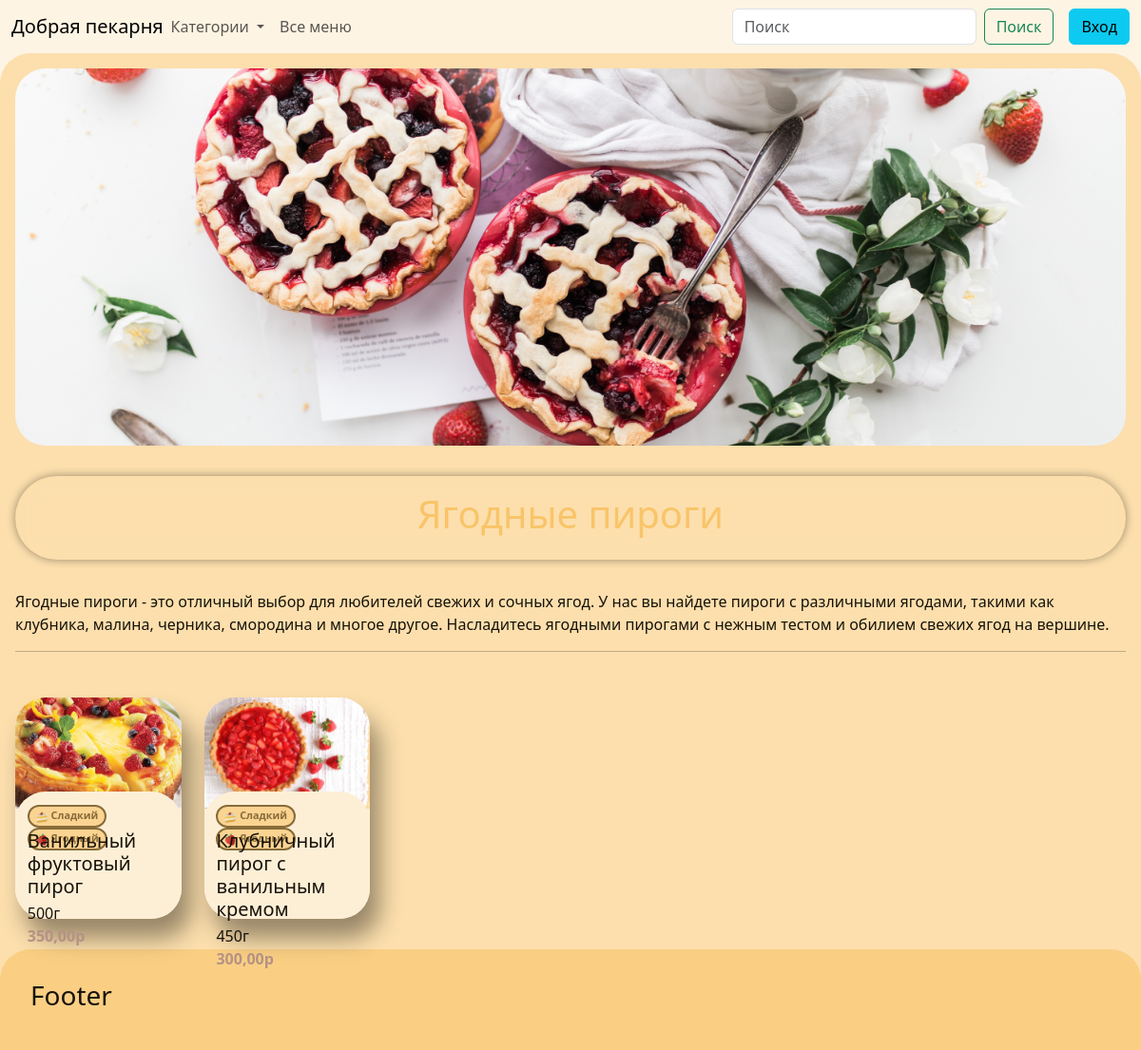
Page /topic/5/ on the committed database.
### products/models.py (models this page shows, shortened)
class Tag(models.Model):
    title = models.CharField(max_length=64, null=False, blank=False, verbose_name='Наименование для тега')
    title_for_topic = models.CharField(max_length=64, null=True, blank=True, verbose_name='Наименование')
    description = models.TextField(null=True, blank=True, verbose_name='Описание')
    board_image = models.ImageField(null=True, blank=True, upload_to='tags_img/board')
    icon_image = models.ImageField(null=True, blank=True, upload_to='tags_img/icon')
    class Meta:
        verbose_name = 'Тег'
        verbose_name_plural = 'Теги'

class Product(models.Model):
    title = models.CharField(max_length=64, null=False, blank=False, verbose_name='Наименование')
    description = models.TextField(verbose_name='Описание')
    weight = models.IntegerField(null=False, blank=False, verbose_name='Вес (гр.)')
    image = models.ImageField(null=True, blank=True, upload_to='products_img/')
    class Meta:
        verbose_name = 'Продукт'
        verbose_name_plural = 'Продукты'

class TagAndProduct(models.Model):
    product = models.ForeignKey('Product', on_delete=models.CASCADE, null=False, blank=False, verbose_name='Продукт')
    tag = models.ForeignKey('Tag', on_delete=models.CASCADE, null=False, blank=False, verbose_name='Тег')
    class Meta:
        verbose_name = 'Тег и продукт'
        verbose_name_plural = 'Теги и продукты'
        unique_together = ('product', 'tag')

### pages/views.py (the view)
# urls.py: path('topic/<int:topic_id>/', views.topic, name='topic'),
def topic(request, topic_id):
    topic = get_object_or_404(Tag, id=topic_id)
    orders = get_popular(None).annotate(price=F('pricelistposition__price'))
    orders = orders.filter(tagandproduct__tag__id=topic.id)
    topics = Tag.objects.all()
    response = {
        'orders': orders,
        'topic': topic,
        'topics': topics,
    }
    return render(request, "products/topic_list.html", response)

### pages/views.py (called while the page is built)
def get_popular(count):
    popular_products = Product.objects.annotate(
        total_orders=Count('pricelistposition__orderposition__order', distinct=True)
    ).order_by('-total_orders')[:count]
    latest_price_list_id = PriceList.objects.aggregate(latest_id=Max('id'))['latest_id']
    latest_prices = PriceListPosition.objects.filter(price_list_id=latest_price_list_id).select_related('product')
    for product in popular_products:
        product.latest_price = latest_prices.get(product=product).price
    return popular_products

### pages/templates/products/topic_list.html (shortened to what this page needs)
{% extends 'base.html' %}
{% block content %}
<div class="row expanding-div">
    <div class="col-12" style="aspect-ratio: 3/1; text-align: center">
        <img src="{{ MEDIA_URL }}{{ topic.board_image.url}}" class="d-block w-100 img-in-topic">
        <div class="for-text-in-topic">
            <h1 class="text-in-topic">{{ topic.title_for_topic }}</h1>
        </div>
    </div>
    <div class="col-12">
        <p>{{ topic.description }}</p>
        <hr>
    </div>
    <div>
        {% include 'objects/card.html' with orders=orders %}
    </div>
</div>
{% endblock %}

### pages/templates/objects/card.html (shortened to what this page needs)
{% block content %}
    <div class="row row-cols-lg-6 row-cols-md-3 row-cols-sm-2">
        {% for item in orders %}
            <div class="col" style="margin-top: 2em">
                <div class="card custom-card" onclick="location.href='/';">
                    <div style="height: 50%;">
                        <img src="{{ MEDIA_URL }}{{ item.image.url }}" class="card-img-top">
                    </div>
                    <div class="card-body custom-card-body">
                        <div style="height: 6%; font-size: 0.9em">
                            {% for tagandproduct in item.tagandproduct_set.all|slice:":2" %}
                                <a class="badge rounded-pill text-bg custom-tag" style="height: 2.2em;" href="{% url 'topic' tagandproduct.tag.id %}">
                                        <img src="{{ MEDIA_URL }}{{ tagandproduct.tag.icon_image.url }}" class="tag-img">
                                        {{ tagandproduct.tag.title }}
                                    </a>
                            {% endfor %}
                        </div>
                        <div style="height: 60%">
                            <h5 style="margin-bottom: 0.2em; margin-top: 1em">{{ item.title }}</h5>
                            {{ item.weight }}г
                            <div style="color: #b59285; font-weight: bold">{{ item.price }}р</div>
                        </div>
                        <div class="text-end" style="height: 40%">
                        </div>
                    </div>
                </div>
            </div>
        {% endfor %}
    </div>
{% endblock content %}

### pages/templates/objects/card.html (style rules this page uses)
.custom-card-body { height: 50%; padding: 0.8em; margin-top: -10%; border-radius: 2em; background: #fdefd6; }
.custom-card { height: auto; border-radius: 2em; aspect-ratio: 3/4; background: #fdefd6; border-style: none; box-shadow: 10px 20px 25px rgba(0, 0, 0, 0.4); }
.card-img-top { width: 100%; height: 100%; object-fit: cover; border-top-left-radius: 2em; border-top-right-radius: 2em; }
.tag-img { width: 1.2em; height: 1.2em; }
.custom-tag { border-style: solid; border-width: .2em; border-color: #886b39; background: #fbd492; color: #886b39; margin-right: 0.1em; text-decoration: none; }

### pages/templates/products/topic_list.html (style rules this page uses)
.expanding-div { display: inline-flex; margin-bottom: 2em; }
.img-in-topic { width: 100%; height: 100%; object-fit: cover; border-radius: 2rem; }
.text-in-topic { background-color: transparent; mix-blend-mode: difference; color: #f9c469; }
.for-text-in-topic { display: flow; padding: 1em; min-width: 10px; background-color: transparent; transition: background-color 0.3s ease-in-out; backdrop-filter: blur(10px); border-radius: 1000px; box-shadow: 0 0 10px rgba(0, 0, 0, 0.4); margin-top: 2em; margin-bottom: 2em; }

### pages/templates/base.html (style rules this page uses)
* { color: #17120a; }

### rows in the picture
Tag: board_image (picture), title_for_topic "Ягодные пироги", description "Ягодные пироги - это отличный выбор для любителей свежих и сочных ягод. У нас вы найдете пироги с различными ягодами, такими как клубника, малина, черника, смородина и многое другое. Насладитесь ягодными пирогами с нежным тестом и обилием свежих ягод на вершине."
Product: image (picture), title "Ванильный фруктовый пирог", weight "500", price "350,00"
TagAndProduct: tag.icon_image (picture), tag "Сладкий"
TagAndProduct: tag.icon_image (picture), tag "Ягодный"
Product: image (picture), title "Клубничный пирог с ванильным кремом", weight "450", price "300,00"
TagAndProduct: tag.icon_image (picture), tag "Сладкий"
TagAndProduct: tag.icon_image (picture), tag "Ягодный"
